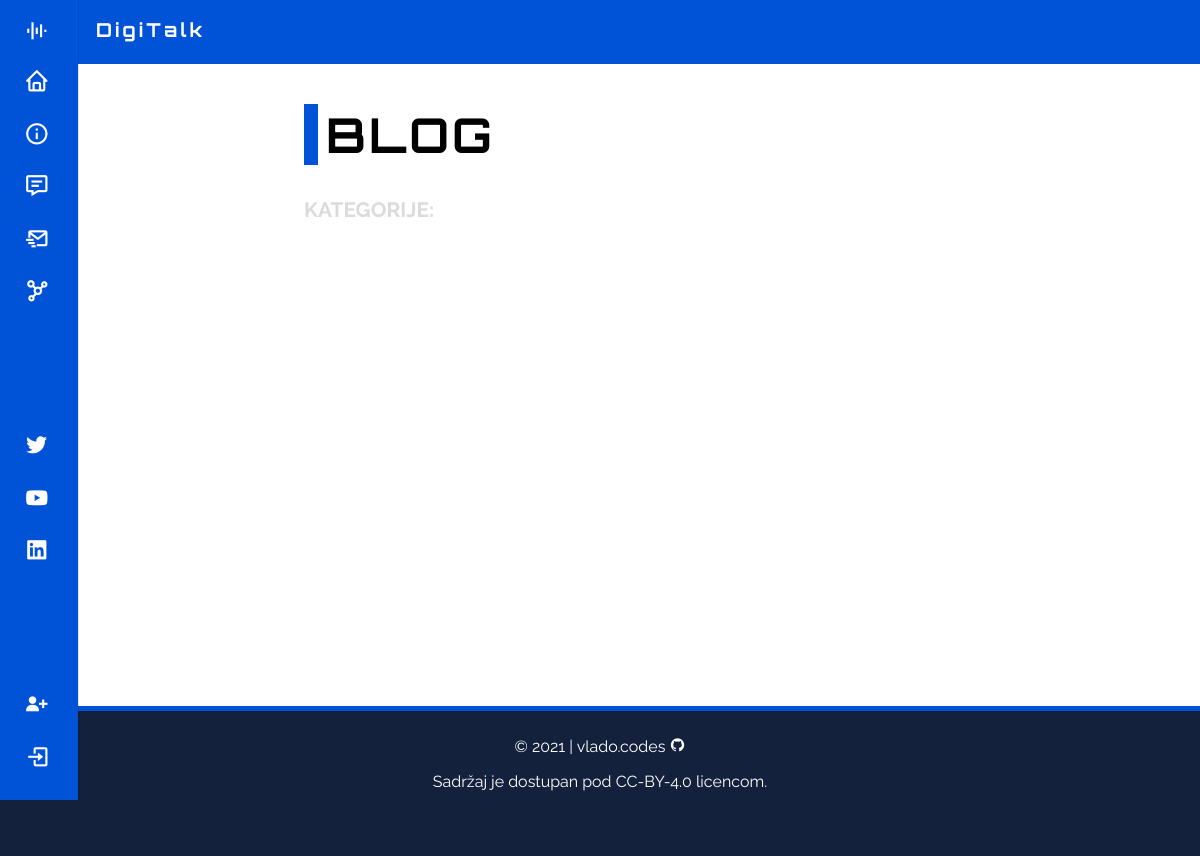
Page /blog/category/ on the earlier database version.
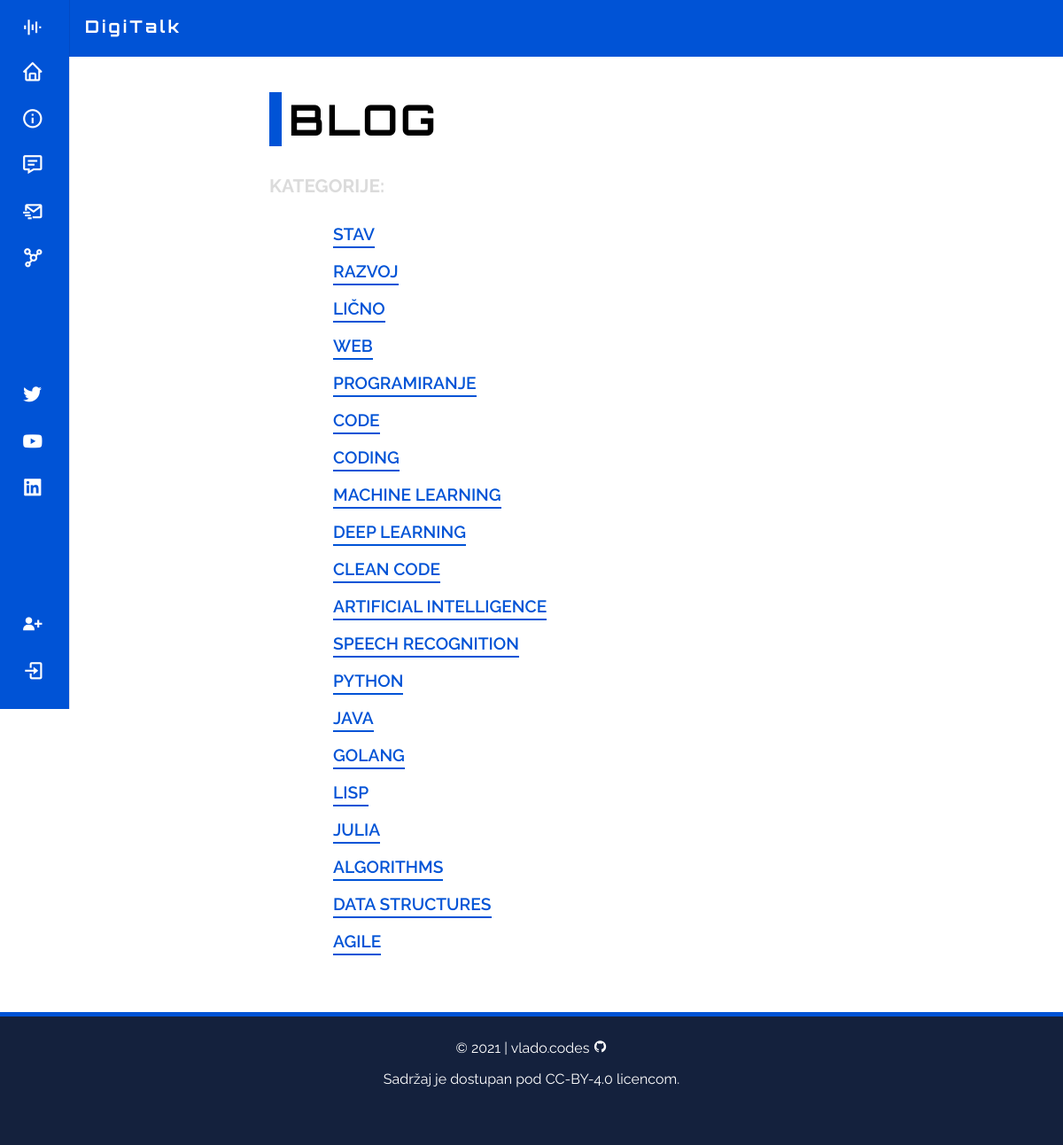
Same page on the later database version.
### first_app/models.py (models this page shows, shortened)
class Category(models.Model):
    name = models.CharField(max_length = 30)
    def __str__(self):
        return self.name

### first_app/views.py (the view)
# urls.py: path('blog/category/', views.blogCatsView.as_view(), name='blog_cats'),
class blogCatsView(ListView):
    model = Category
    template_name = 'blog_cats.html'

### first_app/templates/blog_cats.html (shortened to what this page needs)
{% extends 'base.html' %}
{% block head %}
<div class="blog-page">
    <h1 class="blog-page-title">Blog</h1>
    <h4 class="blog-cat-uptitle">Kategorije:</h4>
    <ul class="blog-posts">
        {% for cat in object_list %}
            <li>
                <a href="{% url 'category' cat|slugify %}" class="blog-post-link">{{ cat.name }}</a>
            </li>
        {% endfor %}
    </ul>
</div>
{% endblock head %}

Differences in the rows shown:
added Category: name "STAV"
added Category: name "RAZVOJ"
added Category: name "LIČNO"
added Category: name "WEB"
added Category: name "PROGRAMIRANJE"
added Category: name "CODE"
added Category: name "CODING"
added Category: name "MACHINE LEARNING"
added Category: name "DEEP LEARNING"
added Category: name "CLEAN CODE"
added Category: name "ARTIFICIAL INTELLIGENCE"
added Category: name "SPEECH RECOGNITION"
added Category: name "PYTHON"
added Category: name "JAVA"
added Category: name "GOLANG"
added Category: name "LISP"
added Category: name "JULIA"
added Category: name "ALGORITHMS"
added Category: name "DATA STRUCTURES"
added Category: name "AGILE"
